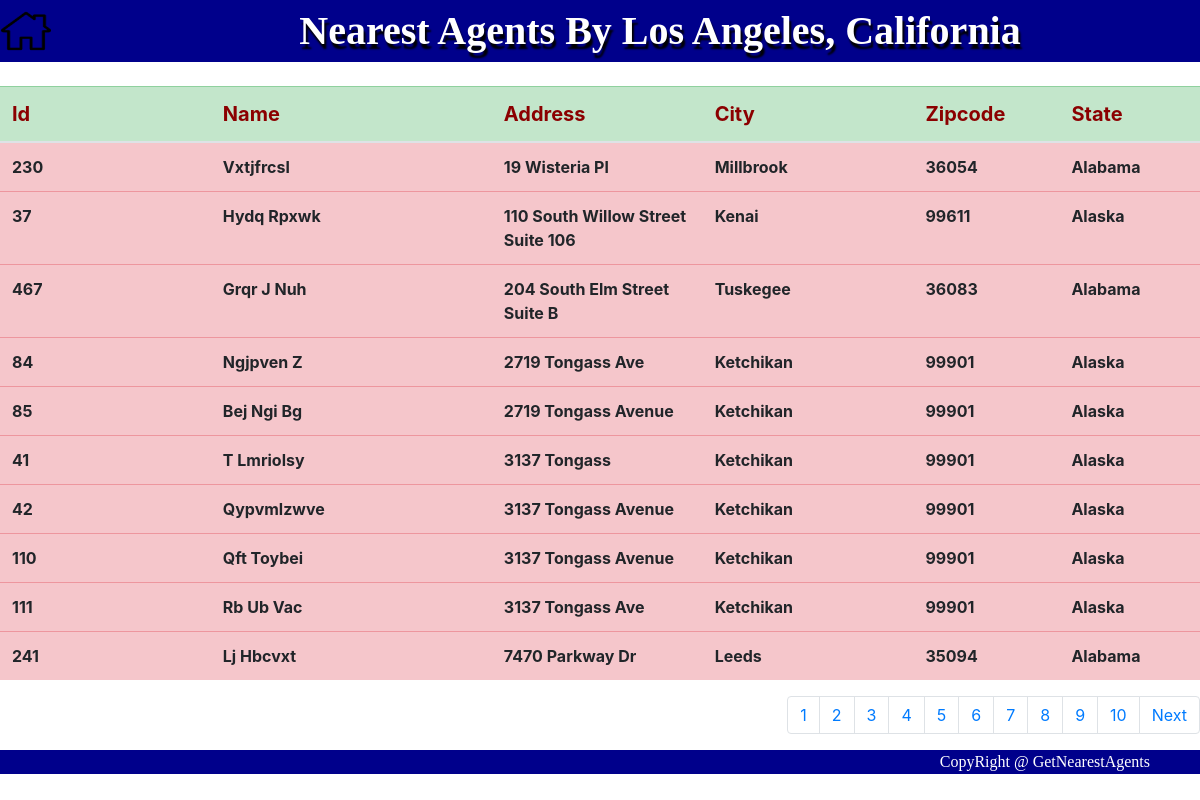
/locations/?id=3, run on the app's committed database.
### agents/models.py (models this page shows)
class GivenPlaces(models.Model):
    id = models.AutoField(primary_key=True)
    city_name = models.CharField(max_length=50)
    latitute = models.FloatField()
    longitute = models.FloatField()

class AgentsModel(models.Model):
    id = models.IntegerField(primary_key=True)
    name = models.CharField(max_length=50)
    address = models.TextField()
    city = models.CharField(max_length=50)
    zipcode = models.IntegerField()
    state = models.CharField(max_length=50)

### agents/views.py (the view)
# urls.py: path('locations/',views.getNearestLocations,name='locations'),
def getNearestLocations(request,pno=None,id=None):
    if not (pno and id):
        place_id = request.GET.get('id')
        page_no = 1
    else:
        place_id = id
        page_no = pno
    place = GivenPlaces.objects.get(id=place_id)
    queryset = LatituteAndLongituteModel.objects.all()
    city_list = [{'lat':x.latitute,'lon':x.longitute,'id':x.id} for x in queryset]
    city_to_find = {'lat': place.latitute, 'lon': place.longitute}
    nearest_locations = find_closest_lat_lon(city_list, city_to_find)
    nearest_locations.sort(key=lambda x: x[0])
    hundred_nearest_locations = nearest_locations[0:100]
    data = [LatituteAndLongituteModel.objects.get(id=each_location[1]) for each_location in hundred_nearest_locations]
    nearest_agents = [AgentsModel.objects.get(id=each_object.agents_id) for each_object in data]
    pg = Paginator(nearest_agents, 10)
    page = pg.page(page_no)
    return render(request, 'agents.html', {"agents_data":page, 'place_data':place})

### agents/views.py (called while the page is built)
def dist_between_two_lat_lon(*args):
    from math import asin, cos, radians, sin, sqrt
    lat1, lat2, long1, long2,place_id = args
    lat1, lat2, long1, long2,place = map(radians, args)
    dist_lats = abs(lat2 - lat1)
    dist_longs = abs(long2 - long1)
    a = sin(dist_lats / 2) ** 2 + cos(lat1) * cos(lat2) * sin(dist_longs / 2) ** 2
    c = asin(sqrt(a)) * 2
    radius_earth = 6378
    return c * radius_earth,place_id

def find_closest_lat_lon(data, v):
    return [dist_between_two_lat_lon(v['lat'], v['lon'], x['lat'], x['lon'],x['id']) for x in data]

### templates/agents.html (shortened to what this page needs)
{% extends 'common.html' %}
{% block common %}
    {% load static %}
      <head>
          <link rel="stylesheet" href="{% static 'css/design.css' %}">
      </head>
      <body>
        <table id="table">
            <tr>
                <th id="img-col" class="img"><a href="{% url 'main' %}" ><img src="{% static 'images/home.png' %}" width="50" height="40"> </a></th>
                <th id="title">Nearest Agents By {{ place_data.city_name }} </th>
            </tr>
        </table>
        <br>
        <table class="table table-hover" table-bordered width="1000">
            <thead>
                <tr class="table-success">
                  <th scope="col" class="header">Id</th>
                  <th scope="col" class="header">Name</th>
                  <th scope="col" class="header">Address</th>
                  <th scope="col" class="header">City</th>
                  <th scope="col" class="header">Zipcode</th>
                  <th scope="col" class="header">State</th>
                </tr>
            </thead>
            <tbody>
                {% for x in agents_data %}
                <tr class="table-danger">
                    <th width="150" >{{ x.id }}</th>
                    <th width="200" >{{ x.name }}</th>
                    <th width="150" >{{ x.address }}</th>
                    <th width="150" >{{ x.city }}</th>
                    <th width="100" >{{ x.zipcode }}</th>
                    <th width="100" >{{ x.state }}</th>
                </tr>
                {% endfor %}
              </tbody>
            </table>
            <nav aria-label="Page navigation example">
              <ul class="pagination justify-content-end">
                  {% for x in agents_data.paginator.page_range %}
                    <li class="page-item"><a class="page-link" href="{% url 'get_page' pno=x id=place_data.id %}">{{ x }}</a></li>
                  {% endfor %}
              {% if agents_data.has_next %}
                <li class="page-item">
                  <a class="page-link" href="{% url 'get_page' pno=agents_data.next_page_number id=place_data.id %}">
                      Next
                  </a>
                </li>
              {% endif %}
              </ul>
            </nav>
        </body>
{% endblock %}

### agents/static/css/design.css (style rules this page uses)
#title { font-family: "Agency FB"; font-size: 40px; text-align: center; color: white; text-shadow: black 2px 5px 2px; background-color: darkblue; }
#table { width: 100%; padding-top: 30%; }
#img-col { background-color: darkblue; }
.img { width:10%; }
.header { font-size: 20px; color: darkred; }

### data on the page
GivenPlaces: city_name "Los Angeles, California"
AgentsModel: id "230", name "Vxtjfrcsl", address "19 Wisteria Pl", city "Millbrook", zipcode "36054", state "Alabama"
AgentsModel: id "37", name "Hydq Rpxwk", address "110 South Willow Street Suite 106", city "Kenai", zipcode "99611", state "Alaska"
AgentsModel: id "467", name "Grqr J Nuh", address "204 South Elm Street Suite B", city "Tuskegee", zipcode "36083", state "Alabama"
AgentsModel: id "84", name "Ngjpven Z", address "2719 Tongass Ave", city "Ketchikan", zipcode "99901", state "Alaska"
AgentsModel: id "85", name "Bej Ngi Bg", address "2719 Tongass Avenue", city "Ketchikan", zipcode "99901", state "Alaska"
AgentsModel: id "41", name "T Lmriolsy", address "3137 Tongass", city "Ketchikan", zipcode "99901", state "Alaska"
AgentsModel: id "42", name "Qypvmlzwve", address "3137 Tongass Avenue", city "Ketchikan", zipcode "99901", state "Alaska"
AgentsModel: id "110", name "Qft Toybei", address "3137 Tongass Avenue", city "Ketchikan", zipcode "99901", state "Alaska"
AgentsModel: id "111", name "Rb Ub Vac", address "3137 Tongass Ave", city "Ketchikan", zipcode "99901", state "Alaska"
AgentsModel: id "241", name "Lj Hbcvxt", address "7470 Parkway Dr", city "Leeds", zipcode "35094", state "Alabama"

### other printed values
{{ x }} "1" "2" "3" "4" "5" "6" "7" "8" "9" "10"
